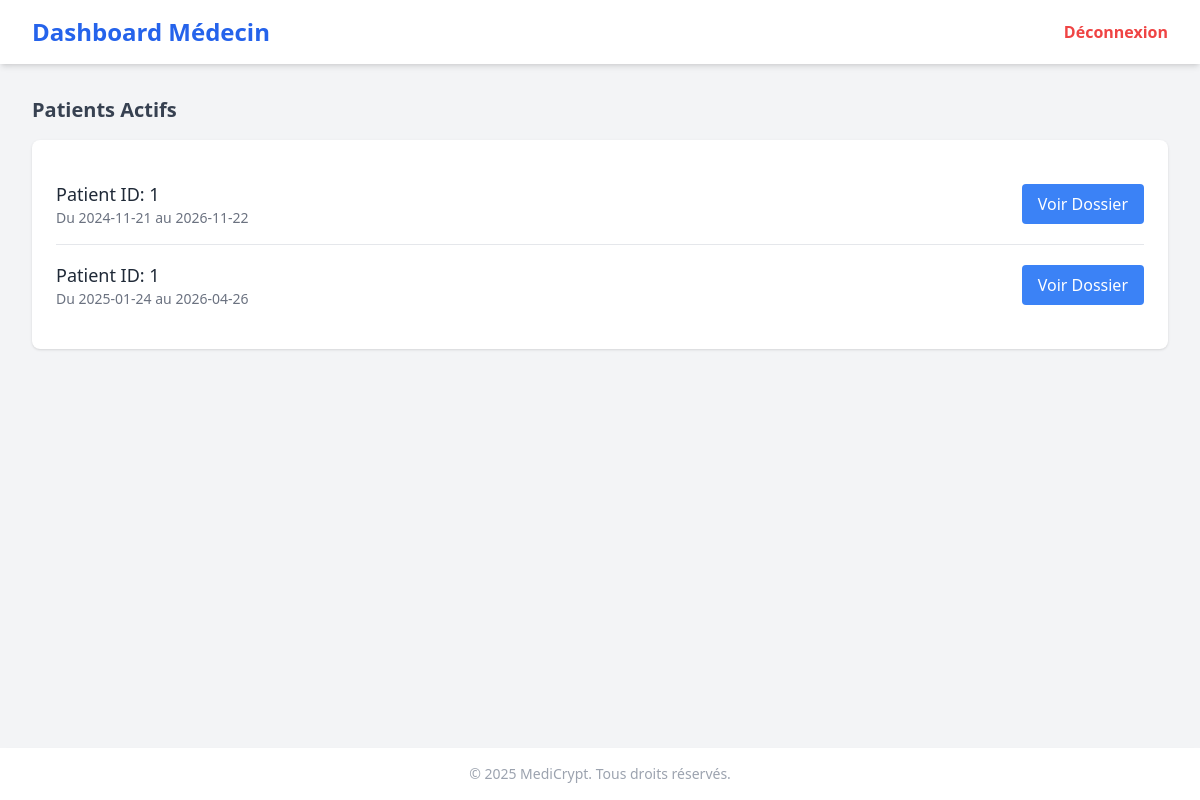
Page /dashboard_medecin (signed in) on the committed database.
### models.py (models this page shows)
class MedecinTraitant(db.Model):
    ID = db.Column(db.Integer, primary_key=True)
    medecin_ID = db.Column(db.Integer, db.ForeignKey('utilisateur.ID_User'))
    patient_ID = db.Column(db.Integer, db.ForeignKey('utilisateur.ID_User'))
    actif = db.Column(db.Boolean)
    date_debut = db.Column(db.Date)
    date_fin = db.Column(db.Date)

### app.py (the view)
        @login_required
        def decorated_function(*args, **kwargs):
            if current_user.role != role:
                flash("Vous n'avez pas les autorisations nécessaires pour accéder à cette page.", "danger")
                return redirect(url_for('home'))
            return f(*args, **kwargs)

### app.py (called while the page is built)
@login_manager.user_loader
def load_user(user_id):
    return Utilisateur.query.get(int(user_id))

def role_required(role):
    def decorator(f):
        @login_required
        def decorated_function(*args, **kwargs):
            if current_user.role != role:
                flash("Vous n'avez pas les autorisations nécessaires pour accéder à cette page.", "danger")
                return redirect(url_for('home'))
            return f(*args, **kwargs)
        return decorated_function
    return decorator

@app.route('/dashboard_medecin', endpoint='dashboard_medecin')
@role_required('Médecin')
def dashboard_medecin():
    patients_actifs = MedecinTraitant.query.filter_by(medecin_ID=current_user.ID_User, actif=True).all()
    return render_template('medecin/dashboard_medecin.html', patients_actifs=patients_actifs)

### templates/medecin/dashboard_medecin.html (shortened to what this page needs)
<!DOCTYPE html>
<html lang="fr">
<head>
    <script src="https://cdn.tailwindcss.com"></script>
</head>
<body class="bg-gray-100 min-h-screen flex flex-col">
    <header class="bg-white shadow-md py-4 px-8 flex justify-between items-center">
        <h1 class="text-2xl font-bold text-blue-600">Dashboard Médecin</h1>
        <a href="{{ url_for('logout') }}"
            class="text-red-500 hover:text-red-700 font-semibold transition duration-300">Déconnexion</a>
    </header>
    <main class="flex-1 p-8">
        <h2 class="text-xl font-semibold mb-4 text-gray-700">Patients Actifs</h2>
        <div class="bg-white rounded-lg shadow p-6">
            <ul class="divide-y divide-gray-200">
                {% for patient in patients_actifs %}
                    <li class="py-4 flex justify-between items-center">
                        <div>
                            <p class="text-lg font-medium text-gray-800">Patient ID: {{ patient.patient_ID }}</p>
                            <p class="text-sm text-gray-500">Du {{ patient.date_debut }} au {{ patient.date_fin }}</p>
                        </div>
                        <a href="/dossier_medical/{{ patient.patient_ID }}"
                            class="bg-blue-500 text-white px-4 py-2 rounded hover:bg-blue-600 transition">Voir Dossier</a>
                    </li>
                {% else %}
                    <li class="py-4 text-gray-500">Aucun patient actif.</li>
                {% endfor %}
            </ul>
        </div>
    </main>
    <footer class="bg-white shadow-md py-4 text-center text-sm text-gray-400">
        &copy; 2025 MediCrypt. Tous droits réservés.
    </footer>
</body>
</html>

### rows in the picture
MedecinTraitant: patient_ID "1", date_debut "2024-11-21", date_fin "2026-11-22"
MedecinTraitant: patient_ID "1", date_debut "2025-01-24", date_fin "2026-04-26"
